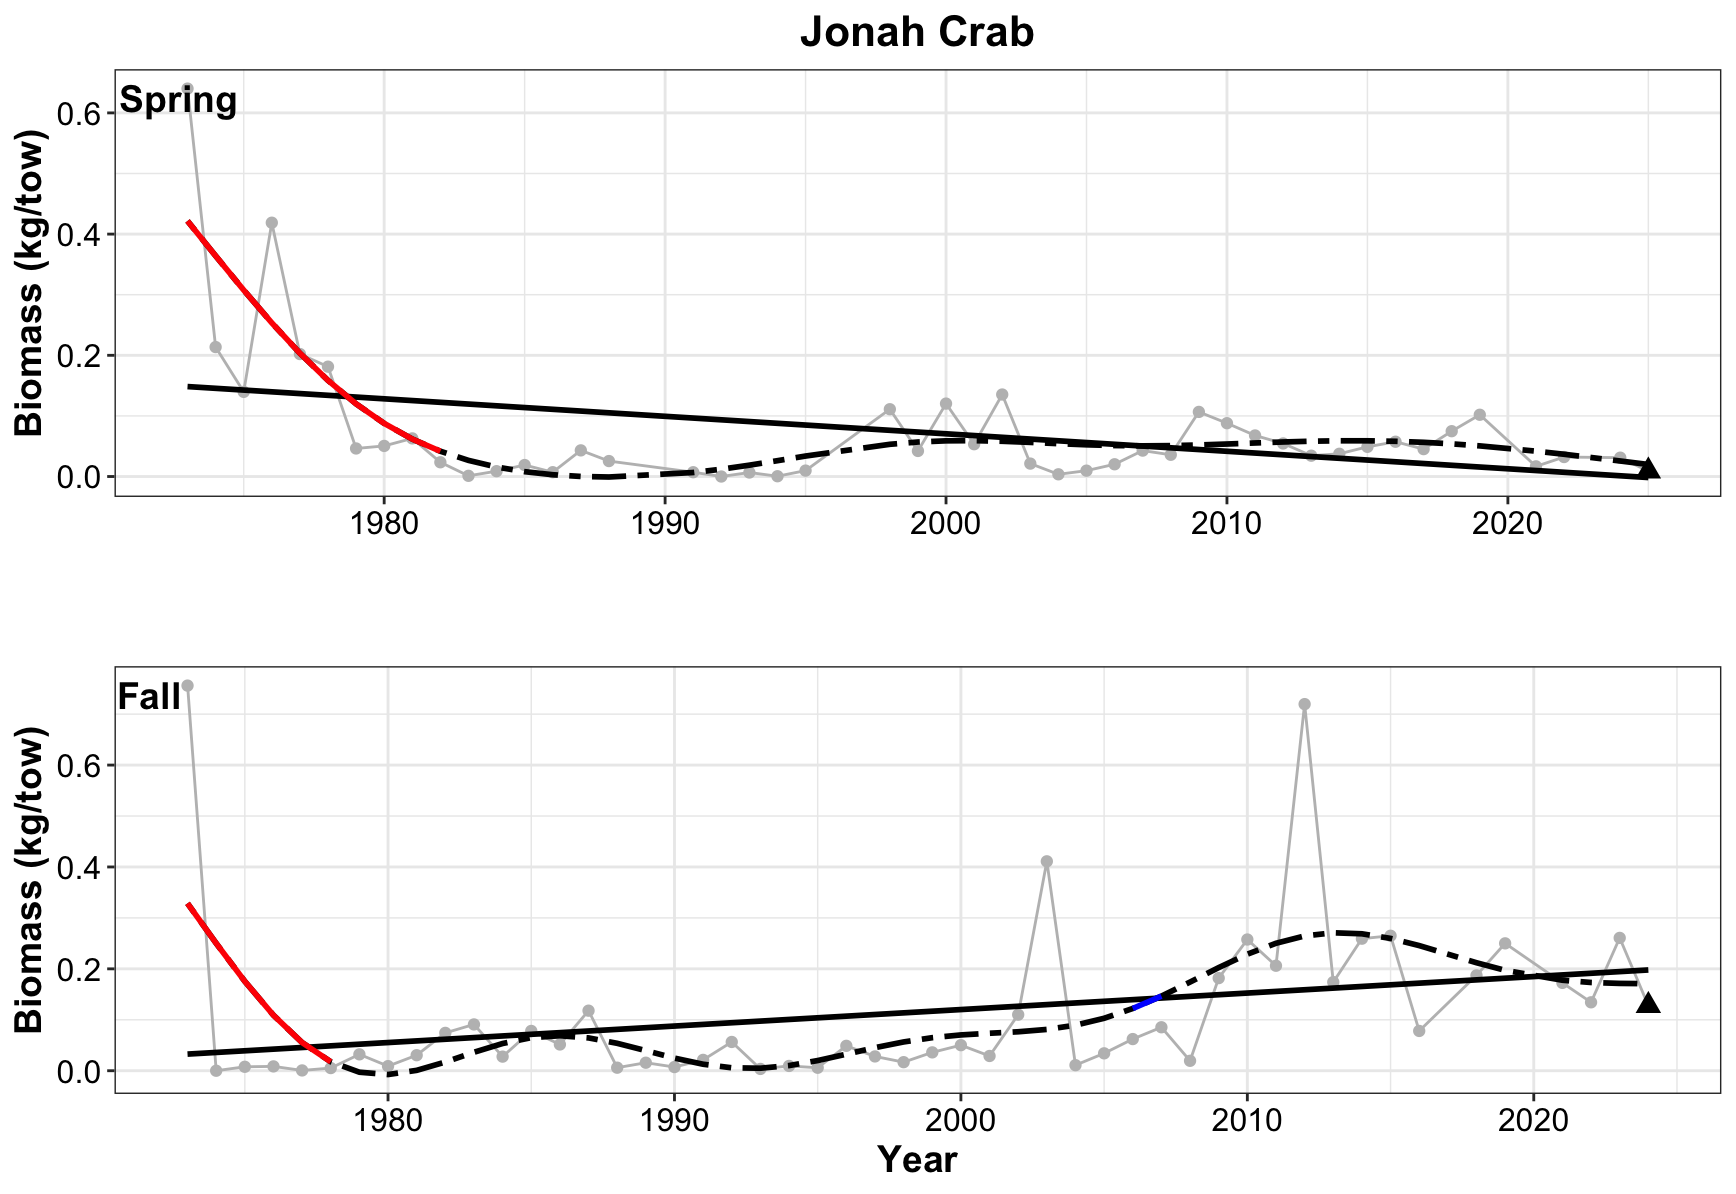

This chart was generated by the following R code:
## Figures for Jonah Crab

## **Laura Gruenburg, lagruenburg@gmail.com**

#   **LAST UPDATED:September 10, 2025**

###load required functions
#  You will need to download the functions from here https://gist.github.com/gavinsimpson/e73f011fdaaab4bb5a30

setwd("~/Desktop/NYB_Indicators_Calculations")
source("Deriv.R")
library(mgcv)
library(ggplot2)
#library(mgcViz)
library(ggpubr)

#######Load the datasets
setwd("~/Desktop/NYB_Indicators_Calculations/Final_Timeseries_Figures/Timeseries_Files_2025")
ds_1<-read.csv("jonah_spring_2025.csv", header = TRUE)
ds<- ds_1[ds_1$YEAR > 1972, ]

#calculate the 30th a and 70th percentiles for the short term column of the indicators report
qds = quantile(ds$strat.biomass, probs = c(.30, .70))

# find the last 5 years mean
mn_ds5 = mean(ds$strat.biomass[ds$YEAR >= 2019])
# what quintile the data is in
mn_ds5 >qds


# Creat a GAM - adjust k and remember to check model
mod<- gam(strat.biomass ~ s(YEAR, k=10), data = ds)
summary(mod) #check out model
gam.check(mod)

pdata <- with(ds, data.frame(YEAR = YEAR))
p2_mod <- predict(mod, newdata = pdata,  type = "terms", se.fit = TRUE)
intercept = 0.07465437   # look at p2_mod and extract the intercept
pdata <- transform(pdata, p2_mod = p2_mod$fit[,1], se2 = p2_mod$se.fit[,1])

#  Now that we have the model prediction, the next step is to calculate the first derivative
#  Then determine which increases and decreases are significant
Term = "YEAR"
mod.d <- Deriv(mod, n=47) # n is the number of YEARs
mod.dci <- confint(mod.d, term = Term)
mod.dsig <- signifD(pdata$p2_mod, d = mod.d[[Term]]$deriv,
                    +                    mod.dci[[Term]]$upper, mod.dci[[Term]]$lower)

# Take a quick look to make sure it appears ok before final plotting
plot(strat.biomass ~ YEAR, data = ds)
lines(strat.biomass ~ YEAR, data = ds)
lines(p2_mod+intercept ~ YEAR, data = pdata, type = "n")
lines(p2_mod+intercept ~ YEAR, data = pdata)
lines(unlist(mod.dsig$incr)+intercept ~ YEAR, data = pdata, col = "blue", lwd = 3)
lines(unlist(mod.dsig$decr)+intercept ~ YEAR, data = pdata, col = "red", lwd = 3)

linearMod<- lm(strat.biomass ~ YEAR, data=ds)
summary(linearMod)

p1 = ggplot() + 
  geom_line(data = ds, aes(x = YEAR, y = strat.biomass), color = 'grey') +
  geom_point(data = ds, aes(x = YEAR, y = strat.biomass), color = 'gray') + 
  geom_point(data = ds[47, ], aes(x = YEAR, y = strat.biomass), shape = 17, size = 3) + 
  geom_smooth(data = ds, aes(x = YEAR, y = strat.biomass), method = lm, se = FALSE, color = 'black') + 
  geom_line(data=pdata, aes(x = YEAR, y = p2_mod+intercept), se = FALSE, color = 'black', linetype = 'twodash', size = 1) + 
  geom_line(data = pdata, aes(y = unlist(mod.dsig$incr)+intercept, x = YEAR), color = "blue", size = 1) + 
  geom_line(data = pdata, aes(y = unlist(mod.dsig$decr)+intercept, x = YEAR), color = 'red', size = 1) + 
  theme_bw() +
  labs (y = bquote("Biomass (kg/tow)"), x = '', title = 'Jonah Crab') + 
  theme(plot.title=element_text(size = 16,face = 'bold',hjust = 0.5), axis.title=element_text(size = 14, face = 'bold'), axis.text= element_text(color = 'black', size = 12))


ds_2<-read.csv("jonah_fall_2025.csv", header = TRUE)
ds2 <- ds_2[ds_2$YEAR > 1972, ]

#calculate the 30th a and 70th percentiles for the short term column of the indicators report
qds2 = quantile(ds2$strat.biomass, probs = c(.30, .70))

# find the last 5 years mean
mn_ds25 = mean(ds2$strat.biomass[ds2$YEAR >= 2019])
# what quintile the data is in
mn_ds25 >qds2

# Creat a GAM - adjust k and remember to check model
mod2<- gam(strat.biomass ~ s(YEAR, k=10), data = ds2)
summary(mod2) #check out model
gam.check(mod2)

pdata2 <- with(ds2, data.frame(YEAR = YEAR))
p2_mod2 <- predict(mod2, newdata = pdata2,  type = "terms", se.fit = TRUE)
intercept2 = 0.112636    # look at p2_mod and extract the intercept
pdata2 <- transform(pdata2, p2_mod2 = p2_mod2$fit[,1], se2 = p2_mod2$se.fit[,1])

#  Now that we have the model prediction, the next step is to calculate the first derivative
#  Then determine which increases and decreases are significant
Term = "YEAR"
mod2.d <- Deriv(mod2, n=50) # n is the number of YEARs
mod2.dci <- confint(mod2.d, term = Term)
mod2.dsig <- signifD(pdata2$p2_mod2, d = mod2.d[[Term]]$deriv,
                     +                    mod2.dci[[Term]]$upper, mod2.dci[[Term]]$lower)

# Take a quick look to make sure it appears ok before final plotting
plot(strat.biomass ~ YEAR, data = ds2)
lines(strat.biomass ~ YEAR, data = ds2)
lines(p2_mod2+intercept2 ~ YEAR, data = pdata2, type = "n")
lines(p2_mod2+intercept2 ~ YEAR, data = pdata2)
lines(unlist(mod2.dsig$incr)+intercept2 ~ YEAR, data = pdata2, col = "blue", lwd = 3)
lines(unlist(mod2.dsig$decr)+intercept2 ~ YEAR, data = pdata2, col = "red", lwd = 3)

linearmod2<- lm(strat.biomass ~ YEAR, data=ds2)
summary(linearmod2)

p2 = ggplot() + 
  geom_line(data = ds2, aes(x = YEAR, y = strat.biomass), color = 'grey') +
  geom_point(data = ds2, aes(x = YEAR, y = strat.biomass), color = 'gray') + 
  geom_point(data = ds2[50, ], aes(x = YEAR, y = strat.biomass), shape = 17, size = 3) + 
  geom_smooth(data = ds2, aes(x = YEAR, y = strat.biomass), method = lm, se = FALSE, color = 'black') + 
  geom_line(data=pdata2, aes(x = YEAR, y = p2_mod2+intercept2), se = FALSE, color = 'black', linetype = 'twodash', size = 1) + 
  geom_line(data = pdata2, aes(y = unlist(mod2.dsig$incr)+intercept2, x = YEAR), color = "blue", size = 1) + 
  geom_line(data = pdata2, aes(y = unlist(mod2.dsig$decr)+intercept2, x = YEAR), color = 'red', size = 1) + 
  theme_bw() +
  labs (y = bquote("Biomass (kg/tow)"), x = 'Year', title = '') + 
  theme(plot.title=element_text(size = 16,face = 'bold',hjust = 0.5), axis.title=element_text(size = 14, face = 'bold'), axis.text= element_text(color = 'black', size = 12))


ggarrange(p1, p2, 
          labels = c("Spring", " Fall"),
          label.x = c(.035,.040),
          label.y = c(0.88,0.88),
          font.label = (face = 'Italic'),
          ncol = 1, nrow = 2)
